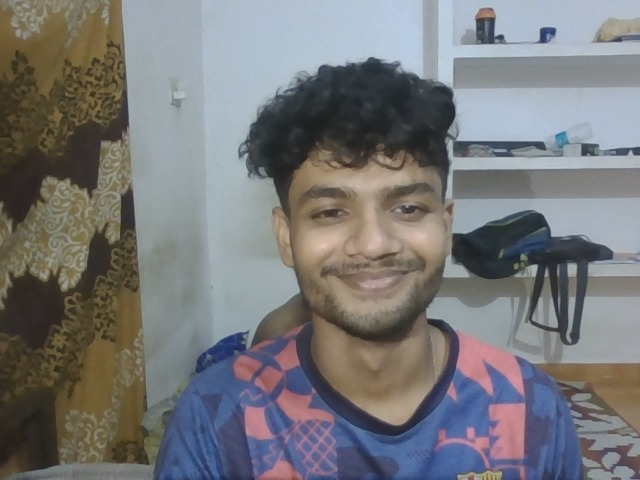
#> input picture dataset_unmasked/ananth_1773682324998.jpg, 640 x 480 px; its folder holds only this picture in this run
$ python train_model.py
#> lines starting #> are read from the running program, lines starting #| are printed output that depends on the picture
#> in train_dataset, img is the input picture: shape (480, 640, 3); mean B, G, R 120.9, 119.4, 119.3
import cv2
import os
import pickle
import numpy as np
import face_recognition

# --- CONFIGURATION ---
DATASET_DIR = "dataset_unmasked"
DB_FILE = "features_db.pkl"
OUTPUT_UPPER = "db_upper"
OUTPUT_LOWER = "db_lower"

os.makedirs(OUTPUT_UPPER, exist_ok=True)
os.makedirs(OUTPUT_LOWER, exist_ok=True)

def apply_clahe(rgb_img):
    """Applies Contrast Limited Adaptive Histogram Equalization to normalize lighting."""
    lab = cv2.cvtColor(rgb_img, cv2.COLOR_RGB2LAB)
#> lab: shape (480, 640, 3); mean of channels 0, 1, 2 126.8, 129.1, 127.6
    l, a, b = cv2.split(lab)
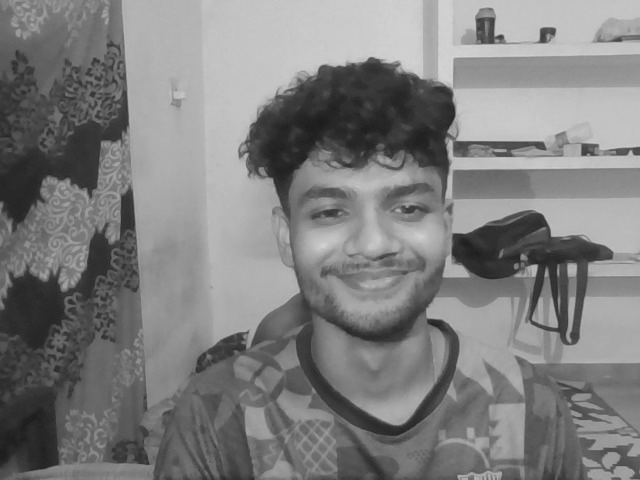
#> l: shape (480, 640); min 27, max 216, mean 126.8
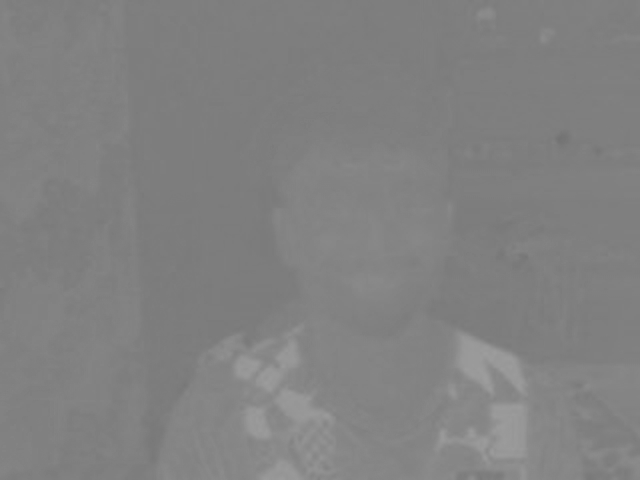
#> a: shape (480, 640); min 115, max 157, mean 129.1
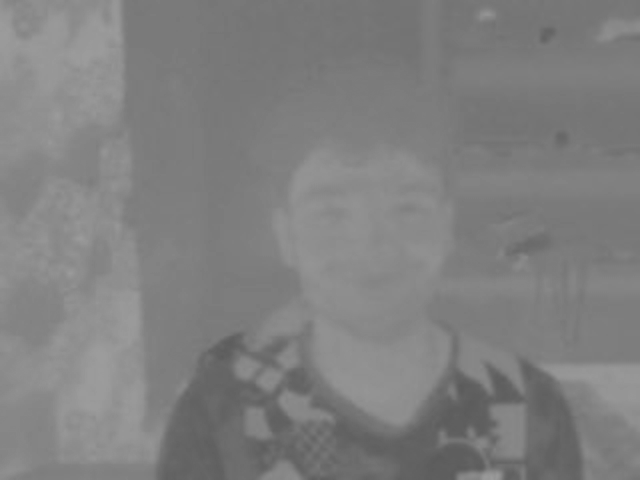
#> b: shape (480, 640); min 90, max 156, mean 127.6
    clahe = cv2.createCLAHE(clipLimit=2.0, tileGridSize=(8,8))
    cl = clahe.apply(l)
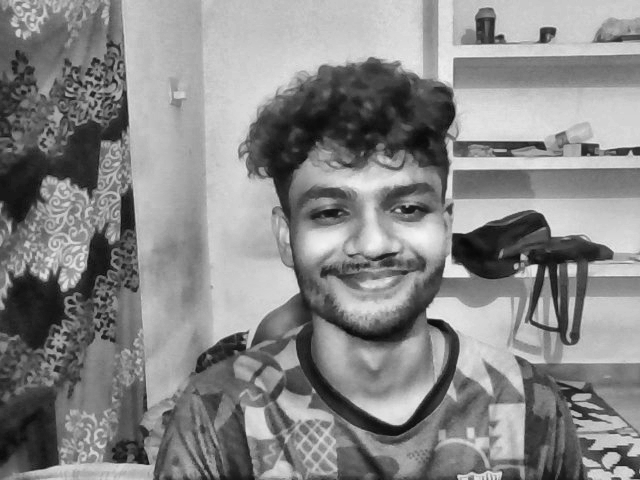
#> cl: shape (480, 640); min 9, max 245, mean 135.4
    limg = cv2.merge((cl,a,b))
#> limg: shape (480, 640, 3); mean of channels 0, 1, 2 135.4, 129.1, 127.6
    return cv2.cvtColor(limg, cv2.COLOR_LAB2RGB)
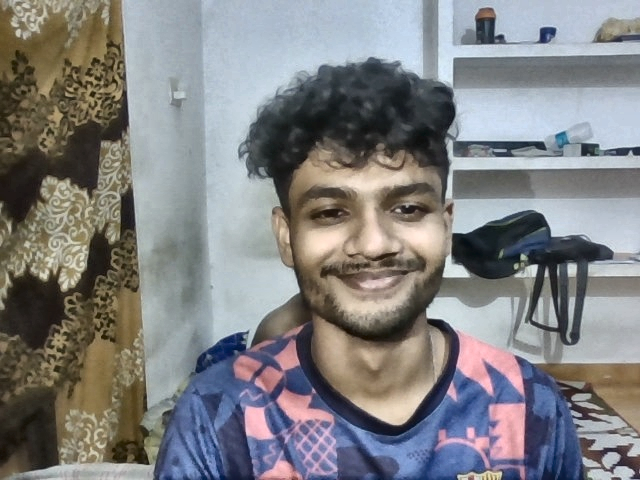
#> returned value: shape (480, 640, 3); mean R, G, B 128.8, 128.9, 130.2

def train_dataset():
    database = {}
    print("Starting Phase 1: Dataset Preparation...")

    for file in os.listdir(DATASET_DIR):
        if not file.lower().endswith(('.jpg', '.jpeg', '.png')):
            continue

        path = os.path.join(DATASET_DIR, file)
        name = file.split('_')[0]
        print(f"Processing file: {file}")

        try:
            img = cv2.imread(path)
            if img is None:
                continue

            rgb_img = cv2.cvtColor(img, cv2.COLOR_BGR2RGB)
            rgb_img = apply_clahe(rgb_img)

            face_locations = face_recognition.face_locations(rgb_img)
            if not face_locations:
                print(f"  > No face found in {file}, skipping.")
                continue

            top, right, bottom, left = face_locations[0]

            # Save the lower half for reconstruction purposes
            h = bottom - top
            w = right - left
            split_y = int(h * 0.55)

            lower_part = img[top+split_y:bottom, left:right]
            lower_path = os.path.join(OUTPUT_LOWER, f"{name}.jpg")
            cv2.imwrite(lower_path, lower_part)

            # FIX: No more blackout! Extract embedding from the natural face bounding box
            encodings = face_recognition.face_encodings(rgb_img, known_face_locations=[(top, right, bottom, left)])

            if encodings:
                if name not in database:
                    database[name] = {
                        "encodings": [],
                        "lower_path": lower_path
                    }
                database[name]["encodings"].append(encodings[0])
                print(f"  > Successfully processed: {name} (Total encodings: {len(database[name]['encodings'])})")
            else:
                print(f"  > Failed to generate encoding for {name}")

        except Exception as e:
            print(f"Error processing {file}: {e}")

    with open(DB_FILE, 'wb') as f:
        pickle.dump(database, f)

    print(f"Training Complete. Database saved to {DB_FILE} with {len(database)} identities.")
    return True

if __name__ == "__main__":
    train_dataset()
#> (the call stopped at in train_dataset, `face_locations = face_recognition.face_locations(rgb_img)`: face_recognition is not available in this run)

$ run again, on dataset_unmasked/ananth_1773682337990.jpg
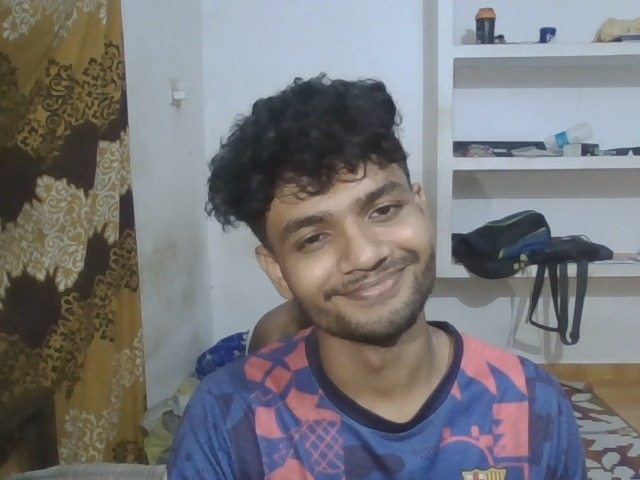
#> input picture dataset_unmasked/ananth_1773682337990.jpg, 640 x 480 px
#> in train_dataset, img is the input picture: shape (480, 640, 3); mean B, G, R 121.9, 119.3, 119.5
#> lab: shape (480, 640, 3); mean of channels 0, 1, 2 126.8, 129.5, 127
#> in apply_clahe, `l, a, b = cv2.split(lab)`:
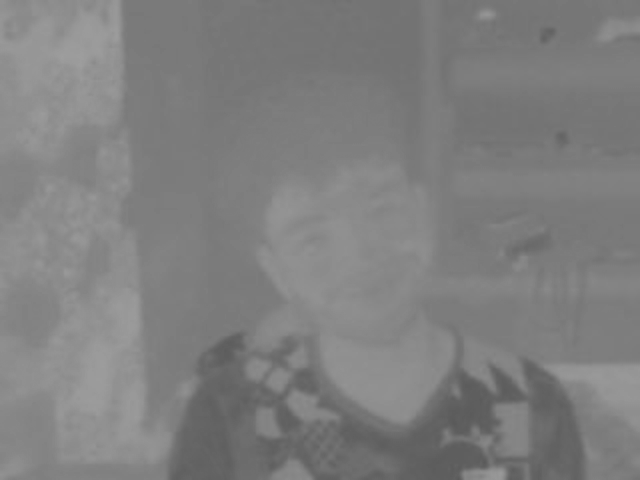
#> b: shape (480, 640); min 90, max 159, mean 127
#> limg: shape (480, 640, 3); mean of channels 0, 1, 2 136.2, 129.5, 127
#> in apply_clahe, `return cv2.cvtColor(limg, cv2.COLOR_LAB2RGB)`:
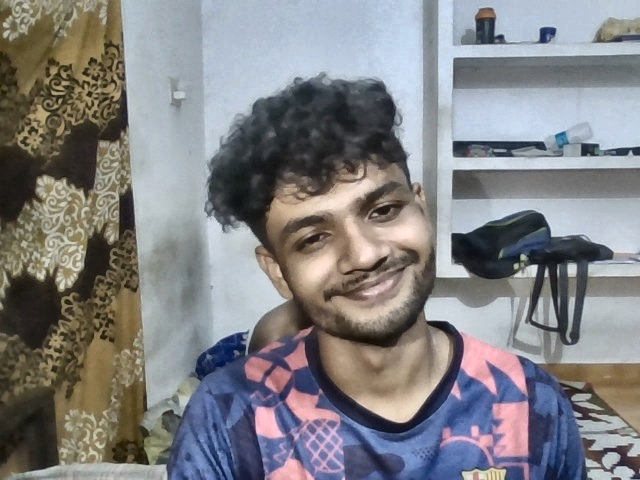
#> returned value: shape (480, 640, 3); mean R, G, B 129.9, 129.5, 132.1

$ run again, on dataset_unmasked/ananth_1773682339536.jpg
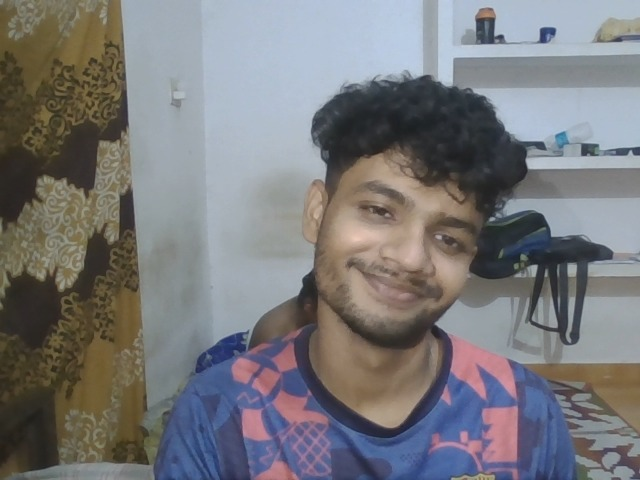
#> input picture dataset_unmasked/ananth_1773682339536.jpg, 640 x 480 px
#> in train_dataset, img is the input picture: shape (480, 640, 3); mean B, G, R 122.8, 120.4, 120.8
#> lab: shape (480, 640, 3); mean of channels 0, 1, 2 127.9, 129.4, 127.1
#> in apply_clahe, `l, a, b = cv2.split(lab)`:
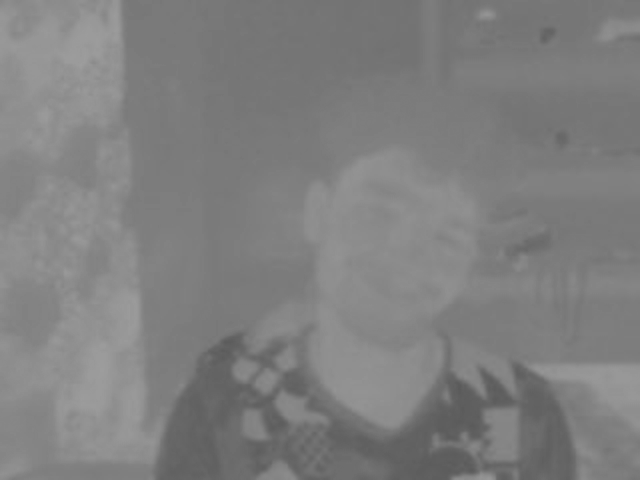
#> b: shape (480, 640); min 90, max 157, mean 127.1
#> limg: shape (480, 640, 3); mean of channels 0, 1, 2 136.7, 129.4, 127.1
#> in apply_clahe, `return cv2.cvtColor(limg, cv2.COLOR_LAB2RGB)`:
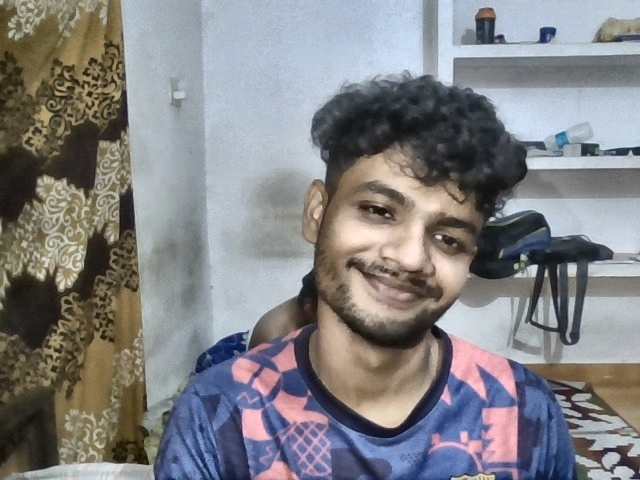
#> returned value: shape (480, 640, 3); mean R, G, B 130.4, 130, 132.3

$ run again, on dataset_unmasked/ananth_1773682344953.jpg
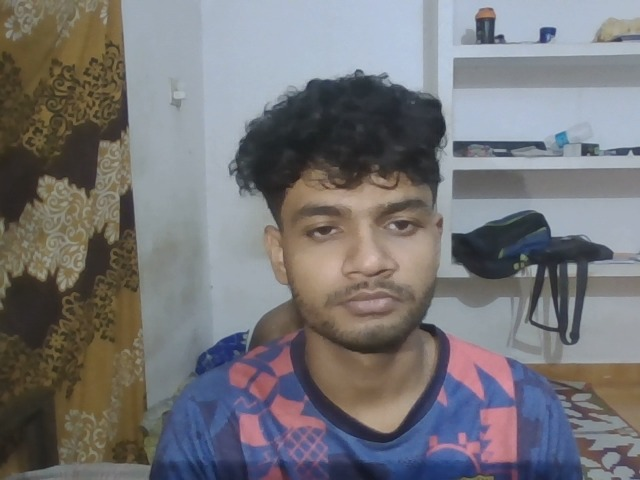
#> input picture dataset_unmasked/ananth_1773682344953.jpg, 640 x 480 px
#> in train_dataset, img is the input picture: shape (480, 640, 3); mean B, G, R 119.1, 116.4, 117.5
#> lab: shape (480, 640, 3); mean of channels 0, 1, 2 124.1, 129.8, 127
#> in apply_clahe, `l, a, b = cv2.split(lab)`:
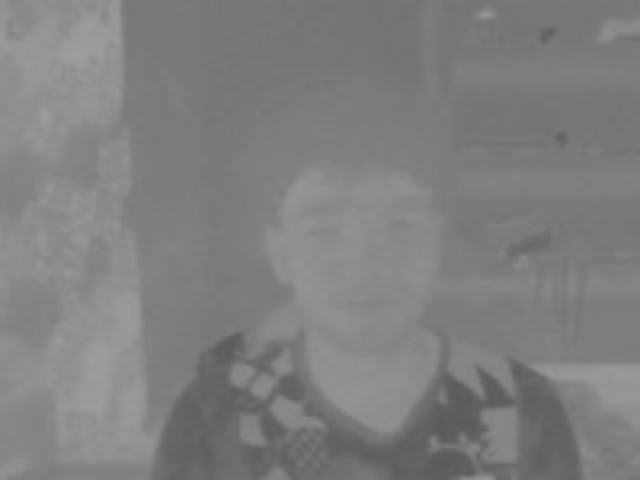
#> b: shape (480, 640); min 88, max 158, mean 127
#> limg: shape (480, 640, 3); mean of channels 0, 1, 2 135.3, 129.8, 127
#> in apply_clahe, `return cv2.cvtColor(limg, cv2.COLOR_LAB2RGB)`:
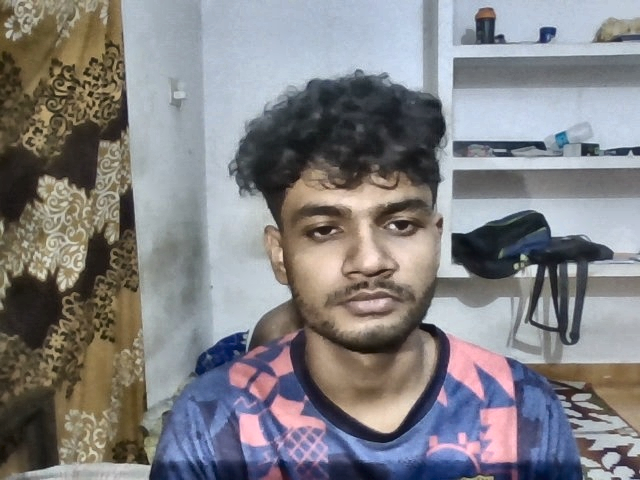
#> returned value: shape (480, 640, 3); mean R, G, B 129.6, 128.5, 131.1
